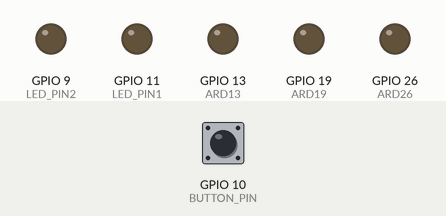
Simulated run of this program. Board: Raspberry Pi (BCM pin numbers). Parts: output pins drawn as LEDs (lit = HIGH). The test bench sets the inputs (shaded band); at power-on: GPIO 10 (BUTTON_PIN) LOW.

Above: at 1.2 s.
1.3 s: GPIO 10 (BUTTON_PIN) pulled HIGH for 0.15 s
At 1.37 s:
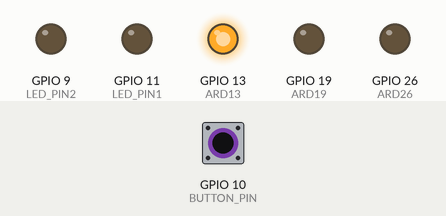
2.9 s: GPIO 10 (BUTTON_PIN) pulled HIGH for 3.2 s
At 6.7 s:
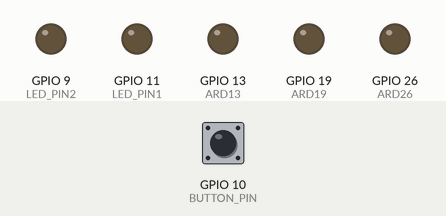
Timing chart, 0 to 8.2 s (numbered marks = the images above; inputs shaded):
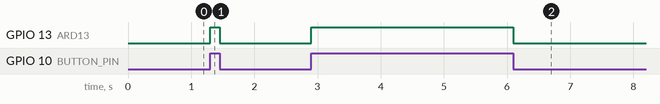

The program:

opdracht8d.py
```python
import RPi.GPIO as GPIO

# definieer pinnen
ARD26 = 26
ARD19 = 19
ARD13 = 13
LED_PIN1 = 11
LED_PIN2 = 9
BUTTON_PIN = 10

# pinmode
GPIO.setmode(GPIO.BCM)
# zet knop als input en de rest als output
GPIO.setup(BUTTON_PIN, GPIO.IN, GPIO.PUD_DOWN)
GPIO.setup(LED_PIN1, GPIO.OUT)
GPIO.setup(LED_PIN2, GPIO.OUT)
GPIO.setup(ARD26, GPIO.OUT)
GPIO.setup(ARD19, GPIO.OUT)
GPIO.setup(ARD13, GPIO.OUT)

while True:
    # als arduino pin aan is, ook pin aanzetten
    if GPIO.input(ARD26) == GPIO.HIGH:
        GPIO.output(LED_PIN1, GPIO.HIGH)
    else:
        GPIO.output(LED_PIN1, GPIO.LOW)
    if GPIO.input(ARD19) == GPIO.HIGH:
        GPIO.output(LED_PIN2, GPIO.HIGH)
    else:
        GPIO.output(LED_PIN2, GPIO.LOW)
    # doorsturen van button status naar arduino
    if GPIO.input(BUTTON_PIN) == GPIO.HIGH:
        GPIO.output(ARD13, GPIO.HIGH)
    else:
        GPIO.output(ARD13, GPIO.LOW)
```

Measured:
- after the input at 1.3 s, GPIO 13 (ARD13): LOW → HIGH at once, → LOW 0.15 s later
- after the input at 2.9 s, GPIO 13 (ARD13): LOW → HIGH at once, → LOW 3.2 s later
